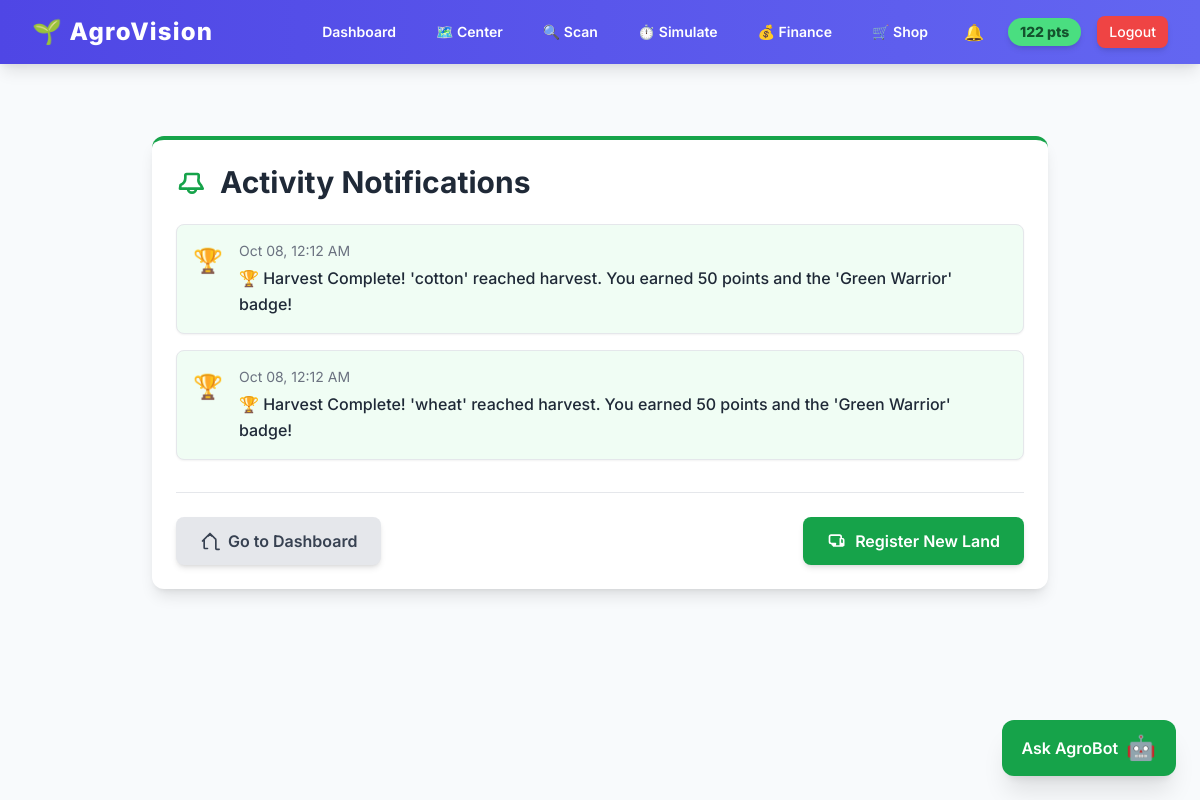
/notifications (signed in), run on the app's committed database.
### main.py (models this page shows, shortened)
class User(UserMixin, db.Model):
    id = db.Column(db.Integer, primary_key=True)
    username = db.Column(db.String(80), unique=True, nullable=False)
    password_hash = db.Column(db.String(128), nullable=False)
    points = db.Column(db.Integer, default=0, nullable=False)
    badges_json = db.Column(db.Text, default='[]', nullable=False)
    crops = db.relationship('CropEntry', backref='owner', lazy=True)
    farms = db.relationship('Farm', backref='farmer', lazy=True)
    products_for_sale = db.relationship('Product', backref='seller', lazy=True)
    notifications = db.relationship('Notification', backref='recipient', lazy='dynamic')

class Notification(db.Model):
    id = db.Column(db.Integer, primary_key=True)
    user_id = db.Column(db.Integer, db.ForeignKey('user.id'), nullable=False)
    message = db.Column(db.String(255), nullable=False)
    is_read = db.Column(db.Boolean, default=False)
    timestamp = db.Column(db.DateTime, default=datetime.utcnow)
    category = db.Column(db.String(50), default='general')

### main.py (the view)
@app.route('/notifications')
@login_required
def notifications_page():
    user_notifications = current_user.notifications.order_by(Notification.timestamp.desc()).limit(10).all()
    for notif in user_notifications:
        notif.is_read = True
    db.session.commit()
    return render_template('notifications.html', notifications=user_notifications)

### main.py (called while the page is built)
@login_manager.user_loader
def load_user(user_id):
    return db.session.get(User, int(user_id))

### templates/notifications.html (shortened to what this page needs)
{% extends "base.html" %}
{% block content %}
<div class="max-w-4xl mx-auto my-8">
    <div class="bg-white p-6 rounded-xl shadow-lg border-t-4 border-green-600">
        <h1 class="text-3xl font-bold text-gray-800 mb-6 flex items-center">
            Activity Notifications
        </h1>
        {% if notifications %}
            <div class="space-y-4">
                {% for notification in notifications %}
                    {% set date_str = notification.timestamp.strftime('%b %d, %I:%M %p') %}
                    {% if notification.category == 'sale' %}
                        {% set icon_class = 'text-yellow-600 bg-yellow-50' %}
                        {% set icon = '💰' %}
                    {% elif notification.category == 'badge' %}
                        {% set icon_class = 'text-green-600 bg-green-50' %}
                        {% set icon = '🏆' %}
                    {% else %}
                        {% set icon_class = 'text-blue-600 bg-blue-50' %}
                        {% set icon = '💬' %}
                    {% endif %}
                    <div class="p-4 rounded-lg flex items-start space-x-4 border border-gray-200 shadow-sm transition duration-150 hover:shadow-md {{ icon_class }}">
                        <div class="flex-shrink-0 text-2xl mt-1">{{ icon }}</div>
                        <div class="flex-grow">
                            <p class="text-sm text-gray-500 mb-1">{{ date_str }}</p>
                            <p class="text-gray-800 font-medium leading-relaxed">{{ notification.message | safe }}</p>
                        </div>
                    </div>
                {% endfor %}
            </div>
        {% else %}
            <div class="p-8 text-center bg-gray-50 rounded-lg border-2 border-dashed border-gray-300">
                <p class="text-lg font-medium text-gray-600">You're all caught up!</p>
                <p class="text-gray-500 mt-2">No new activity notifications to display yet.</p>
            </div>
        {% endif %}
        <div class="mt-8 pt-6 border-t border-gray-200 flex flex-col sm:flex-row justify-between space-y-4 sm:space-y-0 sm:space-x-4">
            <a href="{{ url_for('dashboard') }}" class="flex items-center justify-center bg-gray-200 text-gray-700 font-semibold py-3 px-6 rounded-lg shadow-md hover:bg-gray-300 transition duration-150">
                <svg class="w-5 h-5 mr-2" fill="none" stroke="currentColor" viewBox="0 0 24 24" xmlns="http://www.w3.org/2000/svg"><path stroke-linecap="round" stroke-linejoin="round" stroke-width="2" d="M3 12l2-2m0 0l7-7 7 7M5 10v10a1 1 0 001 1h3m10-10v10a1 1 0 001 1h3M14 6l-2-2-2 2"></path></svg>
                Go to Dashboard
            </a>
            <a href="{{ url_for('loan_simulator') }}" class="flex items-center justify-center bg-green-600 text-white font-semibold py-3 px-6 rounded-lg shadow-md hover:bg-green-700 transition duration-150">
                Register New Land
            </a>
        </div>
    </div>
</div>
{% endblock %}

### templates/base.html (shortened to what this page needs)
{% block head %}
<script src="https://cdn.tailwindcss.com"></script>
{% endblock %}
<body class="min-h-screen">
    <nav class="nav-gradient card-shadow-lg sticky top-0 z-50">
        <div class="max-w-7xl mx-auto px-4 sm:px-6 lg:px-8">
            <div class="flex justify-between items-center h-16">
                <div class="flex items-center">
                    <a href="{{ url_for('dashboard') }}" class="text-2xl font-extrabold text-white transition duration-150 tracking-wider hover:text-indigo-200">
                        🌱 AgroVision
                    </a>
                </div>
                <div class="flex items-center space-x-2 md:space-x-4">
                    {% if current_user.is_authenticated %}
                        <a href="{{ url_for('dashboard') }}" class="text-white hover:bg-indigo-700 px-3 py-1.5 rounded-lg text-sm font-semibold transition">Dashboard</a>
                        <a href="{{ url_for('command_center') }}" class="text-white hover:bg-indigo-700 px-3 py-1.5 rounded-lg text-sm font-semibold transition">🗺️ Center</a>
                        <a href="{{ url_for('scan') }}" class="text-white hover:bg-indigo-700 px-3 py-1.5 rounded-lg text-sm font-semibold transition">🔍 Scan</a>
                        <a href="{{ url_for('simulate_page') }}" class="text-white hover:bg-indigo-700 px-3 py-1.5 rounded-lg text-sm font-semibold transition">⏱️ Simulate</a>
                        <a href="{{ url_for('loan_simulator') }}" class="text-white hover:bg-indigo-700 px-3 py-1.5 rounded-lg text-sm font-semibold transition">💰 Finance</a>
                        <a href="{{ url_for('shop') }}" class="text-white hover:bg-indigo-700 px-3 py-1.5 rounded-lg text-sm font-semibold transition">🛒 Shop</a>
                        <a href="{{ url_for('notifications_page') }}" class="text-white hover:bg-indigo-700 p-2 rounded-full transition">
                             🔔
                        </a>
                        <span class="bg-green-400 text-green-900 text-sm font-extrabold py-1 px-3 rounded-full shadow-md ml-4">
                            {{ current_user.points }} pts
                        </span>
                        <a href="{{ url_for('logout') }}" class="bg-red-500 text-white hover:bg-red-600 px-3 py-1.5 rounded-lg text-sm font-medium transition shadow-md">
                            Logout
                        </a>
                    {% endif %}
                </div>
            </div>
        </div>
    </nav>
    <main class="max-w-7xl mx-auto px-4 sm:px-6 lg:px-8 py-6">
        {% block content %}{% endblock %}
    </main>
    {% if current_user.is_authenticated %}
    <button id="chat-toggle-btn"
            class="bg-green-600 text-white flex items-center justify-center text-base font-semibold shadow-xl hover:bg-green-700 focus:outline-none chat-bubble
                   w-auto px-5 py-3 rounded-xl hover:scale-[1.05] transition transform duration-300 space-x-2">
        <span>Ask AgroBot</span>
        <span class="text-2xl">🤖</span>
    </button>
    {% endif %}
</body>

### templates/base.html (style rules this page uses)
body { font-family: 'Inter', sans-serif; background-color: #f8fafc; }
.card-shadow-lg { box-shadow: 0 10px 15px -3px rgba(0, 0, 0, 0.1), 0 4px 6px -2px rgba(0, 0, 0, 0.05); }
.nav-gradient { background: linear-gradient(90deg, #4f46e5 0%, #6366f1 100%); }
#chat-toggle-btn { position: fixed; bottom: 24px; right: 24px; z-index: 10000; transition: transform 0.3s ease, box-shadow 0.3s ease; }
.chat-bubble { animation: chatPulse 2s infinite; }

### data on the page
User: points "122"
Notification: icon "🏆", date_str "Oct 08, 12:12 AM", message "🏆 Harvest Complete! 'cotton' reached harvest. You earned 50 points and the 'Green Warrior' badge!"
Notification: icon "🏆", date_str "Oct 08, 12:12 AM", message "🏆 Harvest Complete! 'wheat' reached harvest. You earned 50 points and the 'Green Warrior' badge!"
